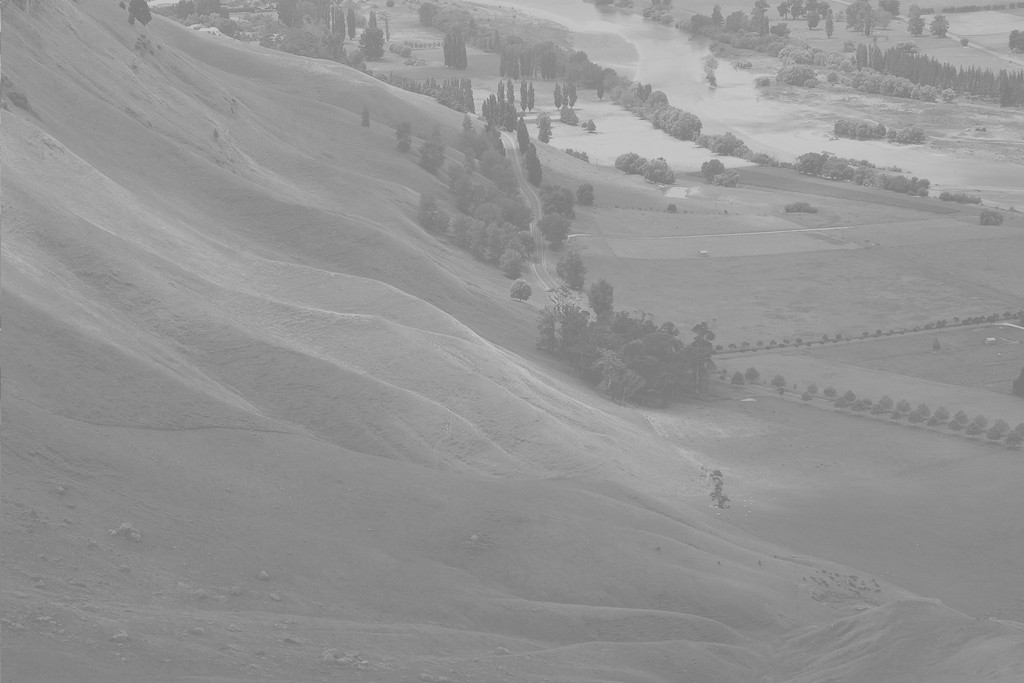
#> input picture images/Unequalized_Hawkes_Bay_NZ.jpg, 1024 x 683 px, found by its file name
$ jupyter execute visao_histograma.ipynb
#> lines starting #> are read from the running program, lines starting #| are printed output that depends on the picture; after the words box and inside, x2 and y2 are one past the last pixel; in counts of white or black regions, pixels touching at a corner belong together
<a href="https://colab.research.google.com/github/pedromazim/visao/blob/main/visao_histograma.ipynb" target="_parent"></a>

[cell 1]
import numpy as np
from skimage import io
import matplotlib.pyplot as pt

[cell 2]
from numba import jit

[cell 3]
@jit(nopython=True, looplift=True)
def make_gray(img, weights):

    '''
    converts an colored RGB image to grayscale

    img : image to be converted
    weights : list or array containing the relative weights of red, blue and green for conversion

    '''

    if len(img.shape) == 3:

        img_recol = np.zeros((img.shape[0],img.shape[1]))

        for i in range(img.shape[0]):
            for j in range(img.shape[1]):
                    img_recol[i,j] = weights[0]*img[i,j,0] + weights[1]*img[i,j,1] + weights[2]*img[i,j,2]

        return img_recol
    else:
        return img

[cell 4]
def histogram(img):

    '''
    returns the histogram of a grayscale image

    img: input image
    '''

    bins = np.arange(256)
    counts = np.zeros_like(bins)

    for b in bins:
        counts[b] = np.where(img==b)[0].size

    return counts

[cell 5]
def cdf_histogram(img):

    '''
    returns the cummulative histogram of a grayscale image

    img: input image
    '''

    bins = np.arange(256)
    counts = histogram(img)
    cdf_counts = np.zeros_like(counts)

    for b in bins:
        cdf_counts[b] = np.sum(counts[0:b])/(img.size)

    return cdf_counts

### Expandindo e comprimindo imagens a partir da análise de histograma

[cell 6]
img = io.imread('https://github.com/pedromazim/visao/blob/main/images/Unequalized_Hawkes_Bay_NZ.jpg?raw=true')
#> img is the input picture: shape (683, 1024, 3); min 114, max 208, mean 148
img3 = io.imread('https://github.com/pedromazim/visao/blob/main/images/Image_processing_pre_otsus_algorithm.jpg?raw=true')
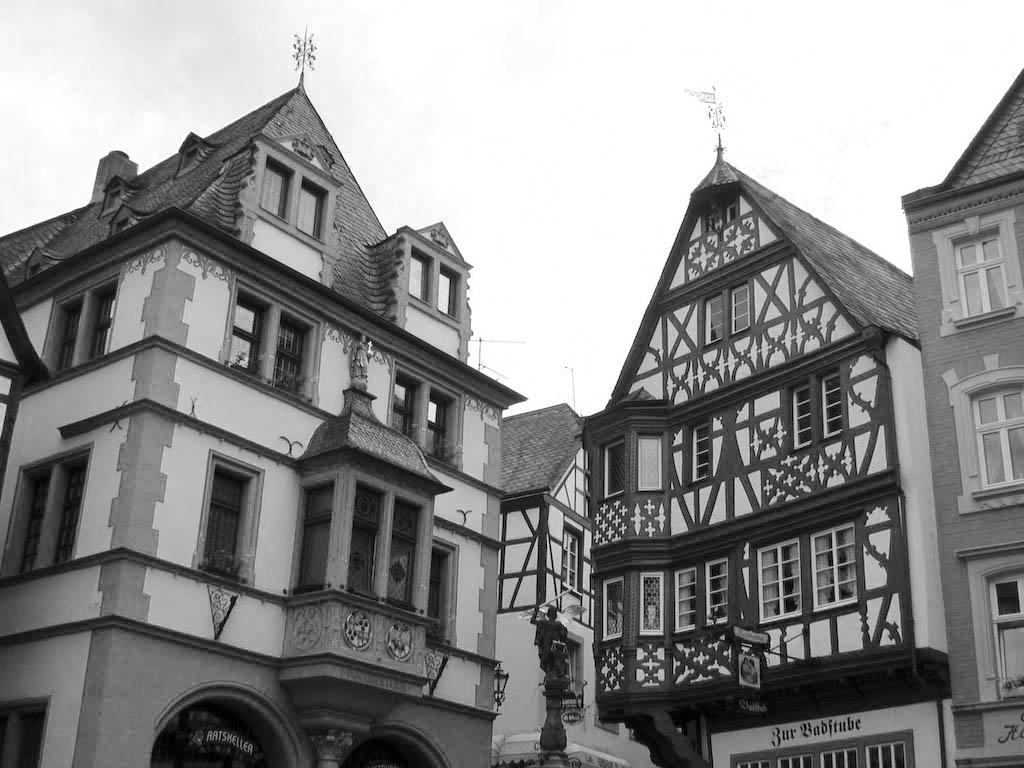
#> input picture images/Image_processing_pre_otsus_algorithm.jpg, 1024 x 768 px, found by its file name
#> img3 is the input picture: shape (768, 1024); min 0, max 255, mean 141.3

[cell 7]
img = make_gray(img, [1/3,1/3,1/3])
#> img: shape (683, 1024) float64
img3 = make_gray(img3, [1/3,1/3,1/3])

[cell 8]
pt.imshow(img, cmap='gray')
pt.axis('off')

[cell 9]
counts = histogram(img)
#> counts = 256 values, max 28701 at index 137, min 0 at index 0, mean 2688.1
cdf_counts = cdf_histogram(img)
#> cdf_counts = 256 values from 0 to 0
pt.stairs(counts, fill=True)
pt.xlim(0,255)

[cell 10]
@jit(nopython=True, looplift=True)
def extend_img(img, counts):

    img_ext = np.copy(img)
    aux = 0

    for c in range(int(np.mean(np.where(counts!=0)[0])),np.where(counts!=0)[0][0]-1,-1):
        for px in np.argwhere(img==c):
            img_ext[px[0],px[1]] = int(c-aux)
        aux+=1
    aux = 0

    for c in range(int(np.mean(np.where(counts!=0)[0])),np.where(counts!=0)[0][-1]+1,1):
        for px in np.argwhere(img==c):
            img_ext[px[0],px[1]] = int(c+aux)
        aux +=1

    return img_ext

[cell 11]
img_ext = extend_img(img,counts)

[cell 12]
counts_ext= histogram(img_ext)
#> counts_ext = 256 values, max 28701 at index 113, min 0 at index 0, mean 2688.1

[cell 13]
fig, ax = pt.subplots(1,4, figsize=(15,5))
ax[0].imshow(img, cmap='gray')
ax[0].axis('off')
ax[1].imshow(img_ext, cmap='gray')
ax[1].axis('off')
ax[2].stairs(counts, fill=True)
ax[3].stairs(counts_ext, fill=True)
fig.tight_layout()

[cell 14]
counts = histogram(img3)
#> counts = 256 values, max 129724 at index 255, min 73 at index 219, mean 3072
pt.stairs(counts, fill=True)

[cell 15]
@jit(nopython=True, looplift=True)
def compress_img(img, counts):
    img_comp = np.copy(img)
    aux = 50
    for c in range(int(np.mean(np.where(counts!=0)[0])),np.where(counts!=0)[0][0]-1,-1):
        #if int(c+aux) >= int(np.mean(np.where(counts!=0)[0])
        for px in np.argwhere(img==c):
            img_comp[px[0],px[1]] = int(c+aux)
    for c in range(int(np.mean(np.where(counts!=0)[0])),np.where(counts!=0)[0][-1]+1,1):
        for px in np.argwhere(img==c):
            img_comp[px[0],px[1]] = int(c-aux)
    return img_comp

[cell 16]
img_comp = compress_img(img3,counts)
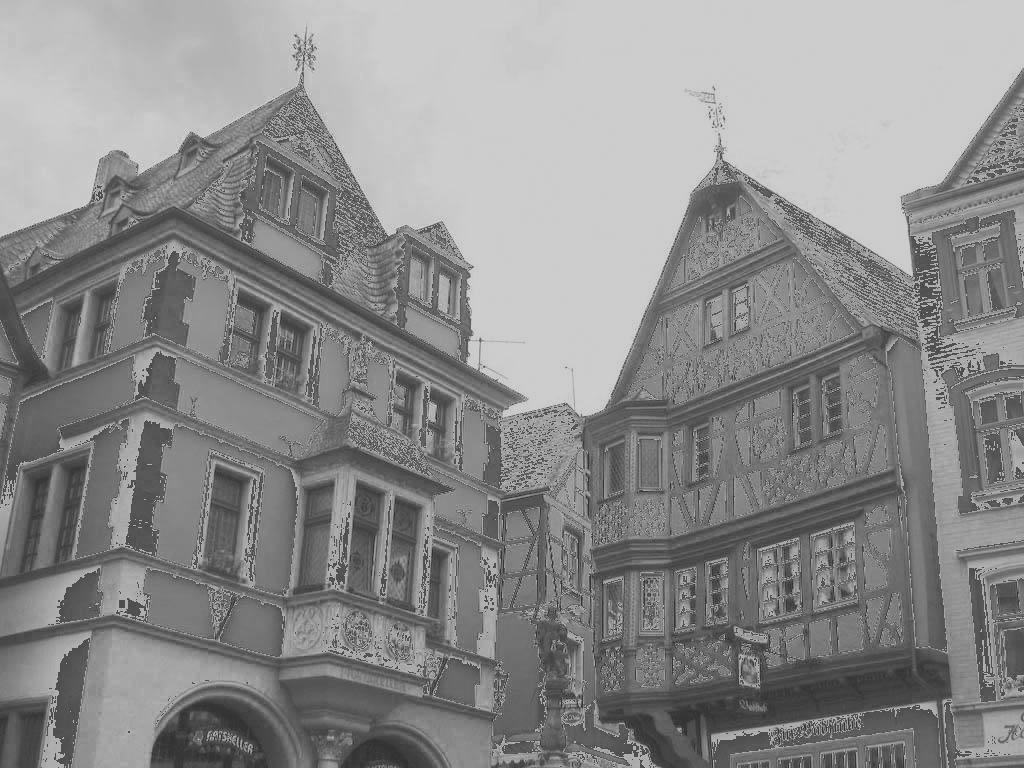
#> img_comp: shape (768, 1024); min 50, max 205, mean 140.1
counts_comp = histogram(img_comp)
#> counts_comp = 256 values, max 129724 at index 205, min 0 at index 0, mean 3072

[cell 17]
fig, ax = pt.subplots(1,4, figsize=(15,5))
ax[0].imshow(img3, cmap='gray')
ax[0].axis('off')
ax[1].imshow(img_comp, cmap='gray')
ax[1].axis('off')
ax[2].stairs(counts, fill=True)
ax[3].stairs(counts_comp, fill=True)
fig.tight_layout()

### Mudando o contraste

[cell 18]
def contrast(img, mode):
#> called with mode = 'log'
    if mode == 'log':
        img = (np.log(1+img)/(np.log(1+img.max())))*255
    if mode == 'exp':
        img = img = (np.exp(img**1/(255/np.log(1+img.max())))-1)
    return img

[cell 19]
img_log = contrast(img, 'log')

[cell 20]
img_exp = contrast(img, 'exp')
#> call 2 of contrast, with mode = 'exp'
#> in contrast (call 2), `img = img = (np.exp(img**1/(255/np.log(1+img.max())))-1)`:
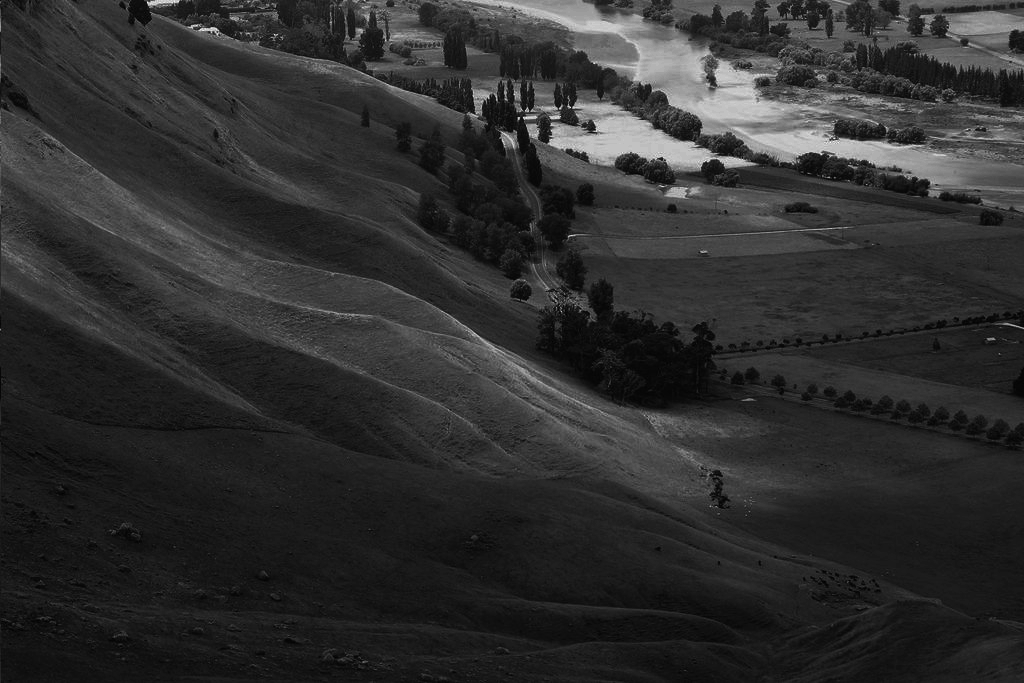
#> img: shape (683, 1024) float64; min 9.9, max 77.07, mean 22.4; drawn with min black and max white

[cell 21]
fig, ax = pt.subplots(1,3, figsize=(15,10))
ax[0].imshow(img, cmap='gray')
ax[0].set_title('Original')
ax[1].imshow(img_log, cmap='gray')
ax[1].set_title('Log-transform')
ax[2].imshow(img_exp, cmap='gray')
ax[2].set_title('Exp-transform')
ax[0].axis('off')
ax[1].axis('off')
ax[2].axis('off')

### Equalizando imagens com o pacote skimage

[cell 22]
from skimage import exposure

[cell 23]
def equalization(img):
    img_eq = np.copy(img)
    hist = histogram(img)
#> hist = 256 values, max 28701 at index 137, min 0 at index 0, mean 2688.1
    h = np.nonzero(hist)[0] # cores com contagem nao zero
#> h = 85 values from 114 to 208
    cdf = np.cumsum(hist[np.nonzero(hist)])
#> cdf = 85 values from 1 to 688152
    eq = np.round((cdf-cdf.min())/(img.size*cdf.min())*255)
#> eq = 85 values from 0 to 251
    for col in range(h.size):
        for px in np.argwhere(img==h[col]):
            img_eq[px[0],px[1]] = eq[col]
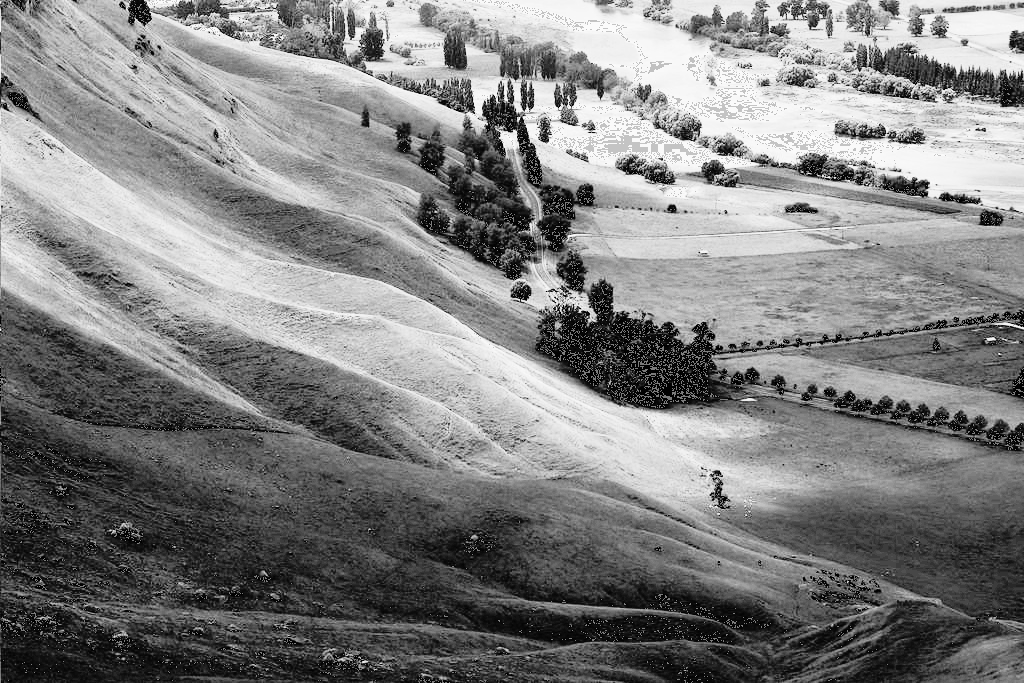
#> img_eq: shape (683, 1024) float64; min 0, max 251, mean 128.9
    return img_eq

[cell 24]
img_eq = equalization(img)
img_eq_skm = exposure.equalize_hist(img)

[cell 25]
fig, ax = pt.subplots(3,2, figsize=(8,8))
ax[0,0].imshow(img, cmap='gray')
ax[0,0].axis('off')
ax[0,0].set_title('Original')
ax[0,1].stairs(histogram(img), fill=True)
ax[1,0].imshow(img_eq_skm, cmap='gray')
ax[1,0].axis('off')
ax[1,0].set_title('Skimage equalization')
ax[1,1].stairs(histogram(np.round(img_eq_skm*255)), fill=True)
ax[2,0].imshow(img_eq, cmap='gray')
ax[2,0].axis('off')
ax[2,0].set_title('Equalization by hand')
ax[2,1].stairs(histogram(img_eq), fill=True)
fig.tight_layout()
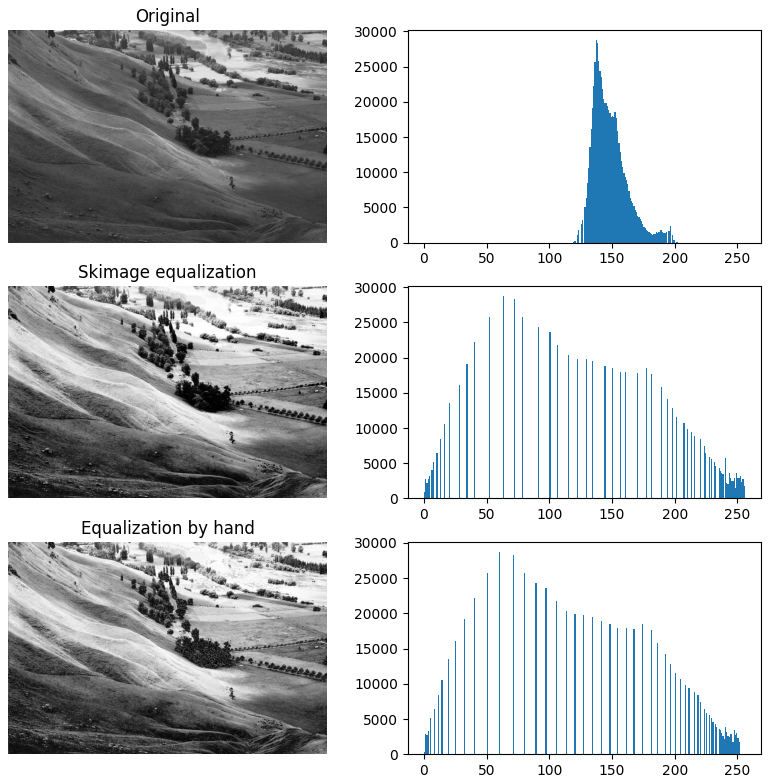
#> figure drawn by matplotlib, 6 panels

### Usando diferentes tresholds a partir do pacote skimage

[cell 26]
pt.imshow(img3, cmap='gray')
pt.axis('off')

[cell 27]
from skimage.filters import threshold_otsu, threshold_mean

[cell 28]
def otsu_thresholding(img):
    img = img.flatten()
    hist = histogram(img)
    cdf = cdf_histogram(hist)
#> cdf = 256 values from 0 to 0
    mean_gray = np.mean(img)
#> mean_gray = 148
    var = np.zeros_like(hist)
#> var = 256 values from 0 to 0

    for t in range(256):
        # computing class probability (background and foreground)
        pb = img[img<t].size
        wb = pb/img.size
        wf = 1-wb

        if wb != 0 and wb != 1:
            mb = np.sum(img[img<t])/pb
            mf = np.sum(img[img>=t])/(img.size-pb)

            vb = np.sum((img[img<t]-mb)**2)/pb
            vf = np.sum((img[img>=t]-mf)**2)/(img.size-pb)

        elif wb == 1:
            continue
        else:
            continue

        var[t] = wb*vb + wf*vf
#> this loop made 256 passes
#> (mb, mf, vb, vf) on passes 116 to 127: (114.5, 148, 0.25, 206.8), (114.5, 148, 0.25, 206.8), (115.8, 148, 0.311, 206.8), (117.4, 148, 0.75, 206.7), (117.4, 148, 0.75, 206.7), (118.2, 148, 0.997, 206.7), (120.2, 148, 1.32, 206.1), (120.2, 148, 1.32, 206.1), (121.2, 148.1, 1.4, 205.4), (122.8, 148.2, 1.87, 203.1), (122.8, 148.2, 1.87, 203.1), (123.5, 148.3, 2.36, 201.8)
#> mb on pass 155: 140.8
#> after the loop, var = 256 values, max 206 at index 115, min 0 at index 0, mean 52.39
    count = 0
    for v in var:
        if v != 0:
            break
        else:
            count+=1
#> this loop made 116 passes
#> after the loop, count = 115
        #print(wb,vb, wf,vf, var[t])
    threshold = np.argmin(var[np.nonzero(var)]) + count
#> threshold = 153

    return threshold

[cell 29]
thd = otsu_thresholding(img)
#> thd = 153
otsu = threshold_otsu(img)
#> otsu = 153.8

[cell 30]
img_otsu = img < thd
#> img_otsu: shape (683, 1024) bool; 69.3% white; 2190 black regions (2094 under 20 px), largest, box (x1, y1, x2, y2) and area: (27, 0, 1024, 322) 122190, (0, 108, 811, 516) 72951, (611, 276, 833, 344) 4788
img_otsu_skm = img < otsu
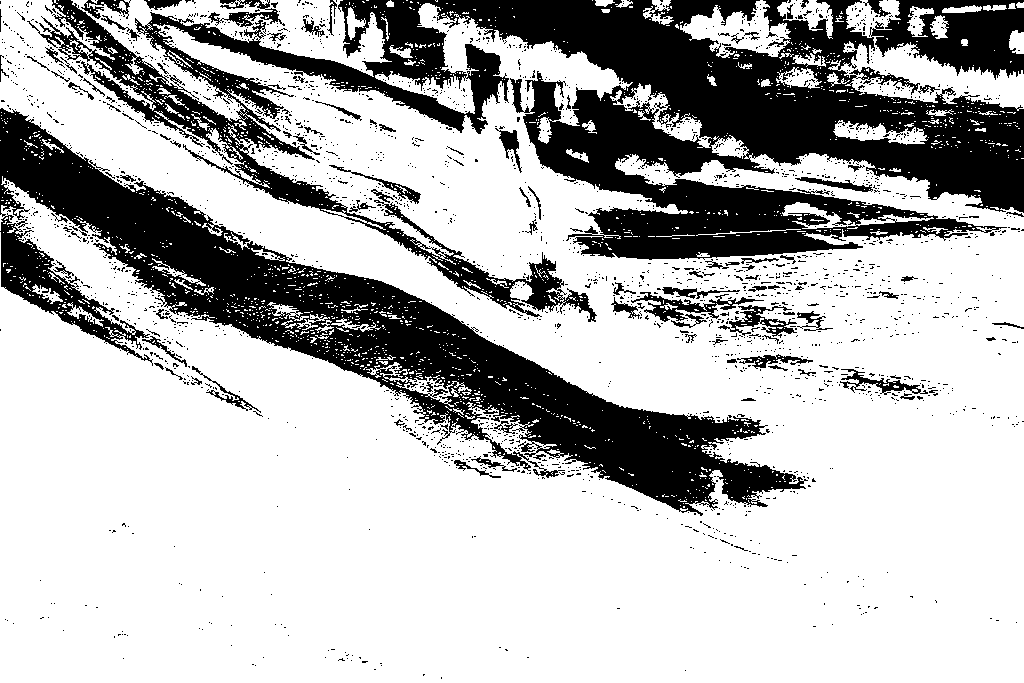
#> img_otsu_skm: shape (683, 1024) bool; 71.8% white; 2266 black regions (2160 under 20 px), largest, box (x1, y1, x2, y2) and area: (27, 0, 1024, 322) 112482, (0, 108, 808, 516) 66999, (631, 292, 764, 322) 1106

[cell 31]
fig, ax = pt.subplots(1,3, figsize=(15,10))
ax[0].imshow(img, cmap='gray')
ax[0].axis('off')
ax[0].set_title('Original')
ax[1].imshow(img_otsu, cmap='gray')
ax[1].axis('off')
ax[1].set_title('Otsu')
ax[2].imshow(img_otsu_skm, cmap='gray')
ax[2].axis('off')
ax[2].set_title('Otsu skimage')
